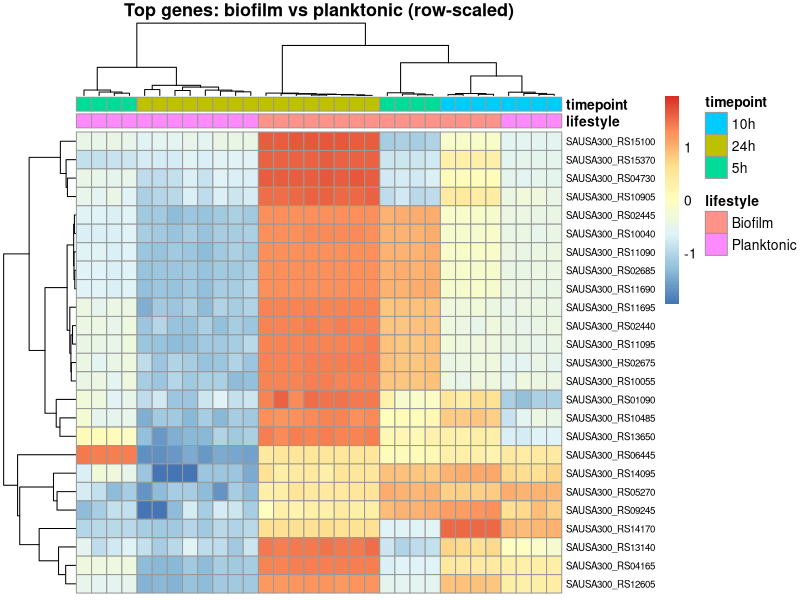

The R script that drew this image:
## ---- chunk 1
library(tidyverse)
library(here)   # here() builds paths from the project root, so they work wherever you run this
counts <- read_tsv(here("project/data", "gene_counts.tsv"), show_col_types = FALSE)
meta   <- read_tsv(here("project/data", "metadata.tsv"),    show_col_types = FALSE)
de     <- read_tsv(here("project/data", "DE_biofilm_vs_planktonic_24h.tsv"), show_col_types = FALSE)
## ---- chunk 2
top_genes <- de %>%
  filter(padj < 0.05) %>%
  slice_max(abs(log2FoldChange), n = 25) %>%
  pull(gene_id)

mat <- counts %>%
  filter(gene_id %in% top_genes) %>%
  select(-gene_name) %>%
  column_to_rownames("gene_id") %>%
  as.matrix()
logmat <- log2(mat + 1)

# label each sample (column) with its lifestyle and timepoint
annotation <- meta %>%
  select(sample, lifestyle, timepoint) %>%
  column_to_rownames("sample")
## ---- chunk 3
library(pheatmap)

pheatmap(
  logmat,
  scale          = "row",        # z-score each gene, so we compare patterns not levels
  annotation_col = annotation,   # colour bars for lifestyle & timepoint
  show_colnames  = FALSE,
  fontsize_row   = 7,
  main           = "Top genes: biofilm vs planktonic (row-scaled)"
)
